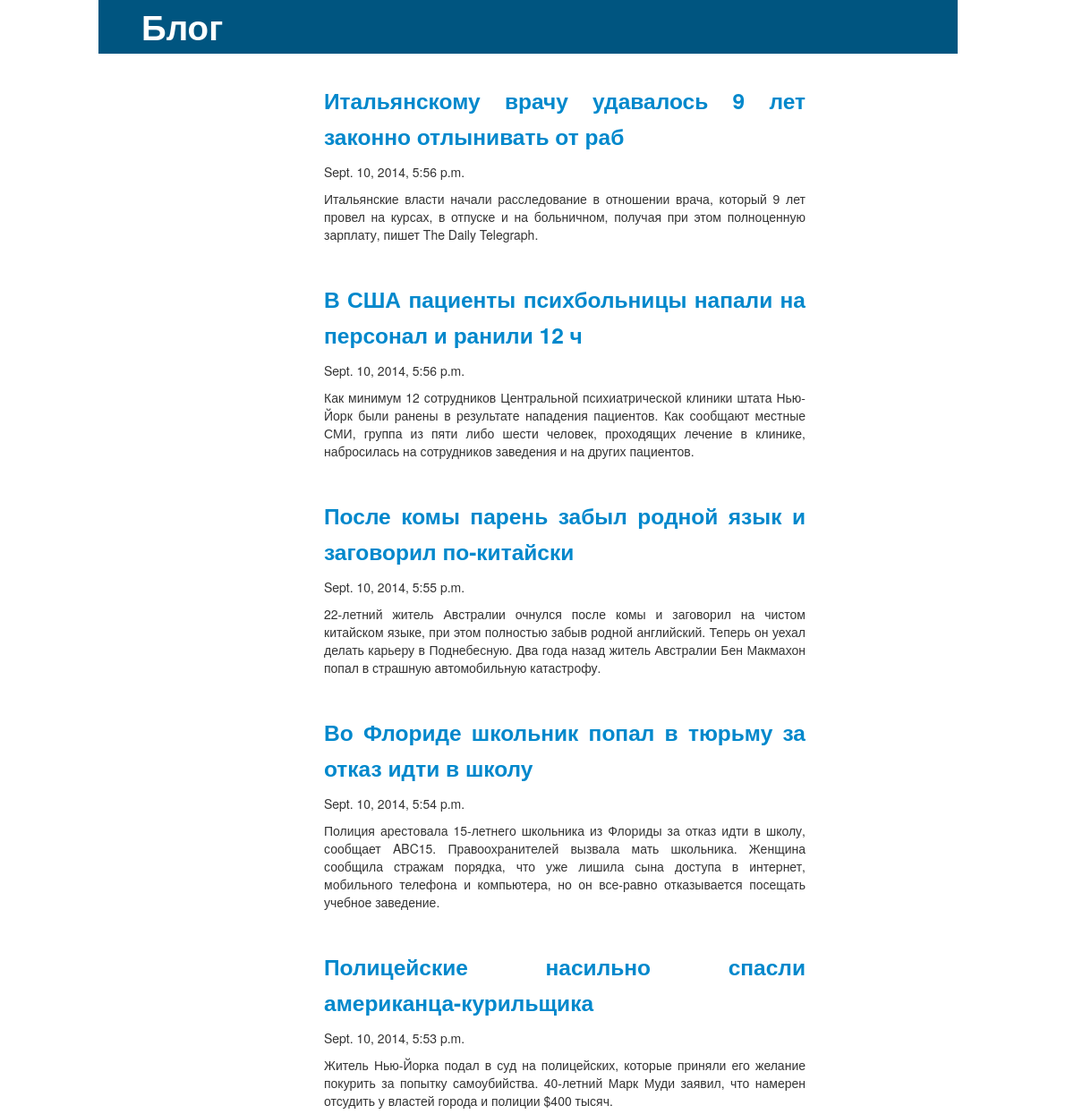
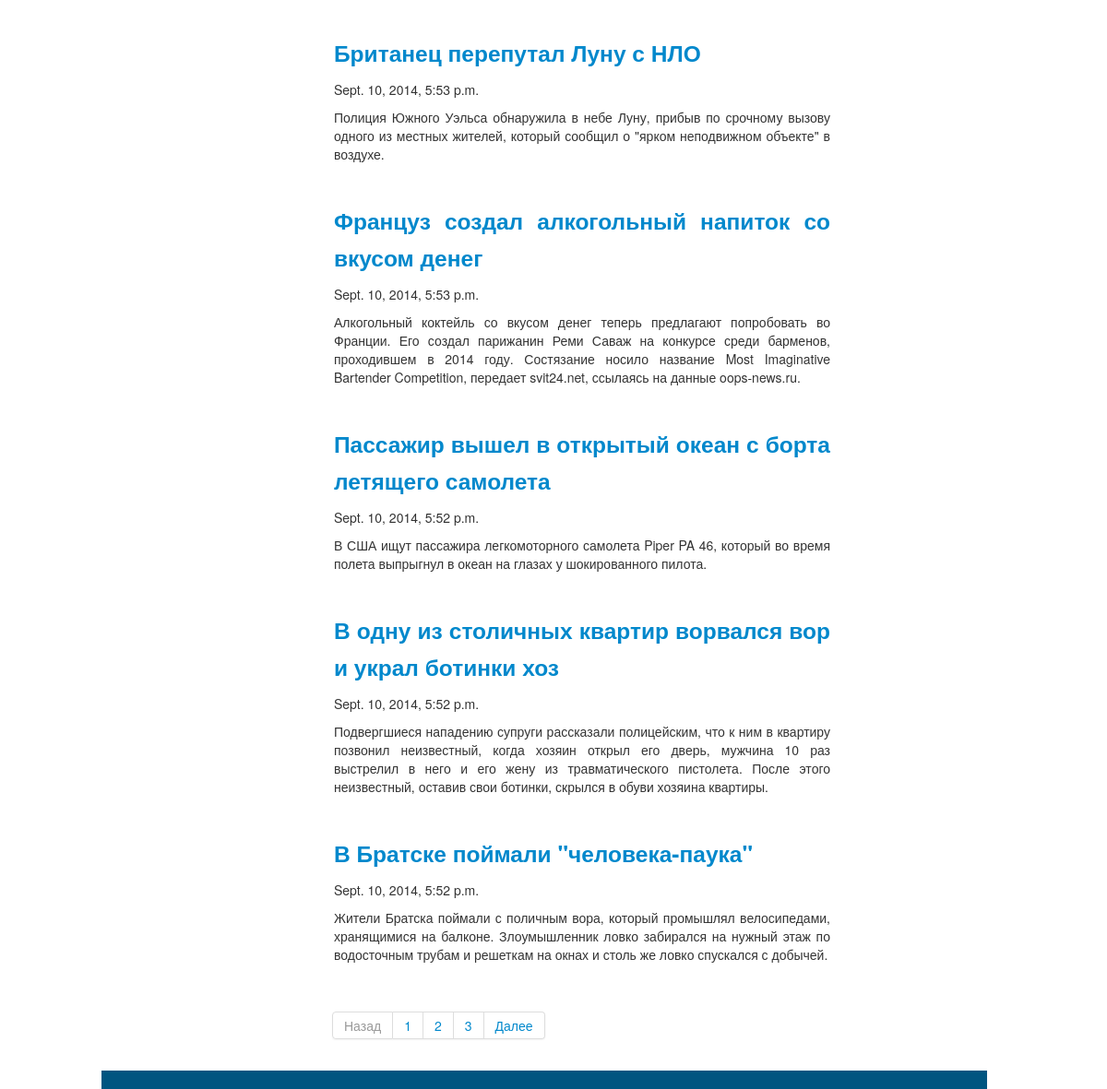
/blog/?page=1, run on the app's committed database (2 pictures, top to bottom).
### blog/models.py (models this page shows, shortened)
class Post(models.Model):
    title = models.CharField(max_length=60)
    text = models.TextField()
    pub_date = models.DateTimeField('date published')
    def announcer(self):
        num = 300
        try:
            num = self.text[:num].rindex(u'.')
        except: num = (len(self.text) if len(self.text) < num else num)
        return self.text[:num+1]

### blog/views.py (the view)
def main(request):
    full_post_list = Post.objects.all().order_by("-pub_date")
    paginator = Paginator(full_post_list, 10)
    try:
    	page = request.GET.get('page')
    except ValueError: page = 1
    try:
        full_post_list = paginator.page(page)
    except (InvalidPage, EmptyPage):
        full_post_list = paginator.page(paginator.num_pages)
    template = loader.get_template('blog/index.html')
    return render(request, 'blog/index.html', {
		'full_post_list': full_post_list,
		'page_range': paginator.page_range,
		'error_message': "Something gone wrong.",
		})

### blog/templates/blog/index.html (shortened to what this page needs)
<!DOCTYPE html>
<html>
    <head>
        {% load staticfiles %}
        <link href="{% static 'blog/bootstrap/css/bootstrap.min.css' %}" rel="stylesheet" media="screen">
        <link href="{% static 'blog/style/style.css' %}" rel="stylesheet" media="screen">
    </head>
    <body>
        <div class="container">
            <div class="row" id="header">
                <h1>
                    <div id="title">Блог</div>
                </h1>
            </div>
            <div class="row" id="content">
                <div class="span3 sidebar">
                </div>
                <div class="span9">
                    <div class="row posts">
                        <div class="span7">
                        {% for post in full_post_list.object_list %}
                            <div class="row posts">
                                <h3>
                                <a href="{% url 'blog:detail' post.id %}">{{ post.title }}</a>
                                </h3>
                                <p>{{ post.pub_date }}</p>
                                <p>{{ post.announcer}}</p>
                            </div>
                        {% endfor %}
                        </div>
                    </div>
                    <div class="pagination">
                        <ul>
                            {% if full_post_list.has_previous %}
                                <li><a href="?page={{ full_post_list.previous_page_number }}">Назад</a></li>
                            {% else %}
                                <li class="disabled"><a href="">Назад</a></li>
                            {% endif %}
                            {% for page in page_range %}
                            <li><a href="?page={{page}}">{{page}}</a></li>
                            {% endfor %}
                            {% if full_post_list.has_next %}
                                <li><a href="?page={{ full_post_list.next_page_number }}">Далее</a></li>
                            {% else %}
                                <li class="disabled"><a href="">Далее</a></li>
                            {% endif %}
                        </ul>
                    </div>
                </div>
            </div>
            <div class="row" id="footer">
                <div class="span12"></div>
            </div>
        </div>
    </body>
</html>

### blog/static/blog/style/style.css (style rules this page uses)
#header { background: #005580; height: 60px; }
#footer { background: #005580; color: #fff; height: 20px; margin-top: 10px; }
#title { margin-left: 5%; color: #fff; }
.sidebar { margin: 0; padding: 5px; }
.posts { border: 1px solid #fff; padding: 10px; text-align: justify; }

### data on the page
Post: title "Итальянскому врачу удавалось 9 лет законно отлынивать от раб", pub_date "Sept. 10, 2014, 5:56 p.m.", announcer "Итальянские власти начали расследование в отношении врача, который 9 лет провел на курсах, в отпуске и на больничном, получая при этом полноценную зарплату, пишет The Daily Telegraph."
Post: title "В США пациенты психбольницы напали на персонал и ранили 12 ч", pub_date "Sept. 10, 2014, 5:56 p.m.", announcer "Как минимум 12 сотрудников Центральной психиатрической клиники штата Нью-Йорк были ранены в результате нападения пациентов. Как сообщают местные СМИ, группа из пяти либо шести человек, проходящих лечение в клинике, набросилась на сотрудников заведения и на других пациентов."
Post: title "После комы парень забыл родной язык и заговорил по-китайски", pub_date "Sept. 10, 2014, 5:55 p.m.", announcer "22-летний житель Австралии очнулся после комы и заговорил на чистом китайском языке, при этом полностью забыв родной английский. Теперь он уехал делать карьеру в Поднебесную. Два года назад житель Австралии Бен Макмахон попал в страшную автомобильную катастрофу."
Post: title "Во Флориде школьник попал в тюрьму за отказ идти в школу", pub_date "Sept. 10, 2014, 5:54 p.m.", announcer "Полиция арестовала 15-летнего школьника из Флориды за отказ идти в школу, сообщает ABC15. Правоохранителей вызвала мать школьника. Женщина сообщила стражам порядка, что уже лишила сына доступа в интернет, мобильного телефона и компьютера, но он все-равно отказывается посещать учебное заведение."
Post: title "Полицейские насильно спасли американца-курильщика", pub_date "Sept. 10, 2014, 5:53 p.m.", announcer "Житель Нью-Йорка подал в суд на полицейских, которые приняли его желание покурить за попытку самоубийства. 40-летний Марк Муди заявил, что намерен отсудить у властей города и полиции $400 тысяч."
Post: title "Британец перепутал Луну с НЛО", pub_date "Sept. 10, 2014, 5:53 p.m.", announcer "Полиция Южного Уэльса обнаружила в небе Луну, прибыв по срочному вызову одного из местных жителей, который сообщил о \"ярком неподвижном объекте\" в воздухе."
Post: title "Француз создал алкогольный напиток со вкусом денег", pub_date "Sept. 10, 2014, 5:53 p.m.", announcer "Алкогольный коктейль со вкусом денег теперь предлагают попробовать во Франции. Его создал парижанин Реми Саваж на конкурсе среди барменов, проходившем в 2014 году. Состязание носило название Most Imaginative Bartender Competition, передает svit24.net, ссылаясь на данные oops-news.ru."
Post: title "Пассажир вышел в открытый океан с борта летящего самолета", pub_date "Sept. 10, 2014, 5:52 p.m.", announcer "В США ищут пассажира легкомоторного самолета Piper PA 46, который во время полета выпрыгнул в океан на глазах у шокированного пилота."
Post: title "В одну из столичных квартир ворвался вор и украл ботинки хоз", pub_date "Sept. 10, 2014, 5:52 p.m.", announcer "Подвергшиеся нападению супруги рассказали полицейским, что к ним в квартиру позвонил неизвестный, когда хозяин открыл его дверь, мужчина 10 раз выстрелил в него и его жену из травматического пистолета. После этого неизвестный, оставив свои ботинки, скрылся в обуви хозяина квартиры."
Post: title "В Братске поймали \"человека-паука\"", pub_date "Sept. 10, 2014, 5:52 p.m.", announcer "Жители Братска поймали с поличным вора, который промышлял велосипедами, хранящимися на балконе. Злоумышленник ловко забирался на нужный этаж по водосточным трубам и решеткам на окнах и столь же ловко спускался с добычей."

### other printed values
{{ page }} "1" "2" "3"
